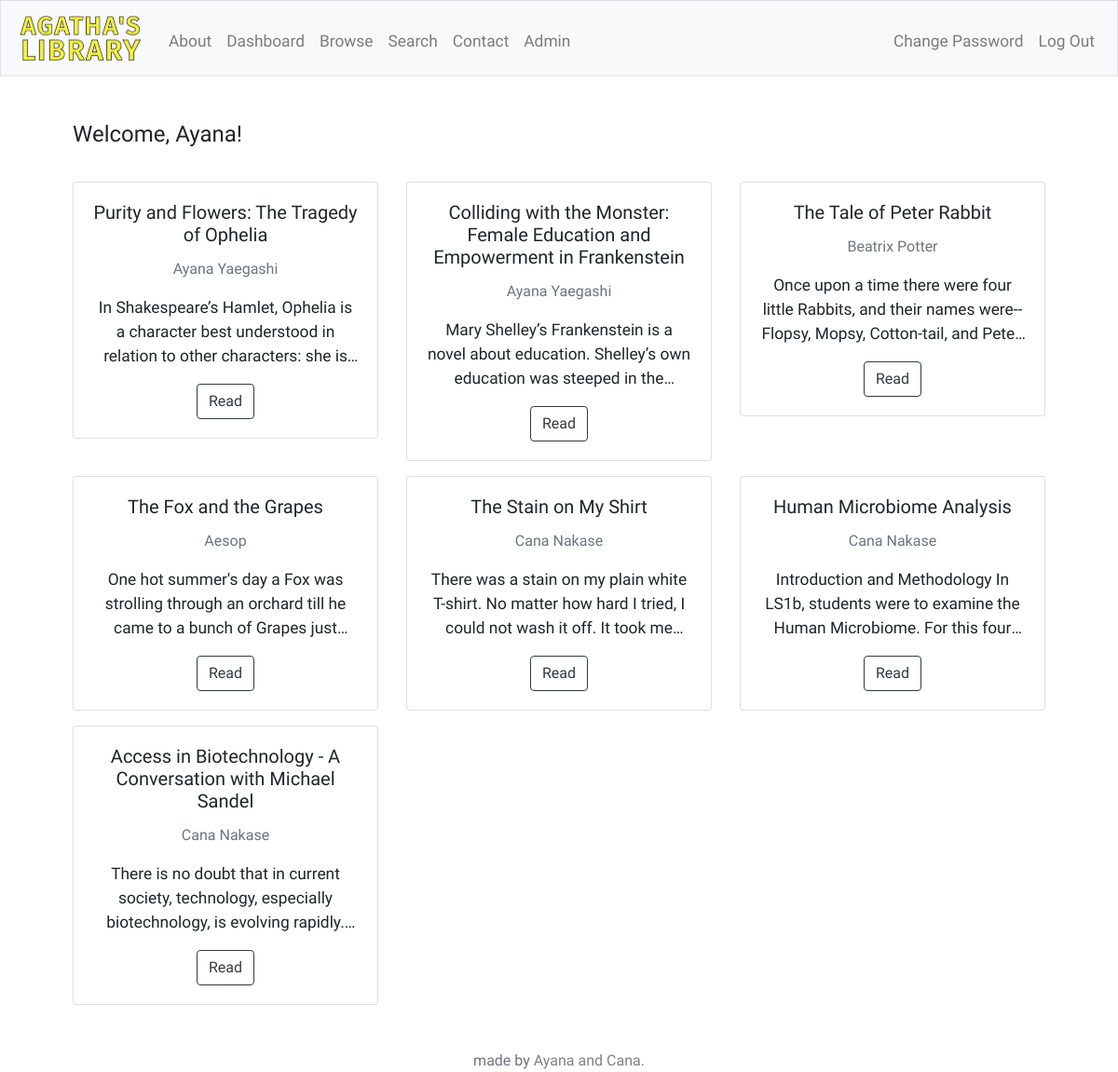
Screenshot of /browse (signed in) with the database file from the repository.
### tables this page shows
CREATE TABLE 'authors'('author_id' INTEGER PRIMARY KEY AUTOINCREMENT NOT NULL, 'name' TEXT, first_name[text], last_name[TEXT]);

CREATE TABLE 'stories' ('story_id' INTEGER PRIMARY KEY AUTOINCREMENT NOT NULL, 'title' TEXT, 'story' TEXT,'clicks' INTEGER, 'finished' INTEGER, 'author_id' INTEGER, FOREIGN KEY('author_id') REFERENCES 'authors'('author_id'));

### application.py (the view)
@app.route("/browse", methods=["GET", "POST"])
def browse():
    if request.method == "POST":
        story_id = request.form.get("story_id")
        story = db.execute("SELECT story_id, title, story, name FROM stories JOIN authors ON stories.author_id = authors.author_id WHERE story_id = :id", id=story_id)
        db.execute("UPDATE stories SET clicks=(clicks+1) WHERE story_id=:id", id=story_id)
        if session.get("user_id") is None:
            return render_template("display.html", story=story, story_id=story_id, exceptions=exceptions)
        else:
            rows = db.execute("SELECT * FROM favorites WHERE story_id=:story_id AND user_id=:user_id;", story_id=story_id, user_id=session["user_id"])
            if len(rows) != 0:
                liked = True
            else:
                liked = False
            return render_template("display.html", story=story, story_id=story_id, liked=liked, exceptions=exceptions)
    else:
        first_name = ""
        if not session.get("user_id") is None:
            first_name = session["first_name"]
        stories = db.execute("SELECT story_id, title, story, name FROM stories JOIN authors ON stories.author_id = authors.author_id ORDER BY clicks DESC;")
        story_num = len(stories)
        if (story_num < 3):
            rows = 1
        else:
            rows = int(story_num/3)
            if (story_num % 3 != 0):
                rows += 1
        return render_template("browse.html", stories=stories, rows=rows, length=story_num, first_name=first_name)

### application.py (called while the page is built)
@app.after_request
def after_request(response):
    response.headers["Cache-Control"] = "no-cache, no-store, must-revalidate"
    response.headers["Expires"] = 0
    response.headers["Pragma"] = "no-cache"
    return response

### templates/browse.html (shortened to what this page needs)
{% extends "layout.html" %}
{% block main %}
    {% if session.user_id %}
    <h4 class="left" style="margin-bottom: 20px">Welcome, {{ first_name }}!</h4>
    {% endif %}
    {% for row in range(rows) %}
    <div class="row" style="padding: 1em 0 0 0;">
        {% if length - row*3 >= 3 %}
        {% for i in range(3) %}
        <div class="col-sm-4">
            <div class="card">
                <div class="card-body">
                    <h5 class="card-title">{{ stories[i + row*3]["title"] }}</h5>
                    <p class="card-text"><small class="text-muted">{{ stories[i + row*3]["name"] }}</small></p>
                    <p class="preview">{{ stories[i + row*3]["story"] }}</p>
                    <form action="/browse" method="post">
                        <button class="btn btn-outline-dark" type="submit" name="story_id" value={{ stories[i + row*3]["story_id"] }}>Read</button>
                    </form>
                </div>
            </div>
        </div>
        {% endfor %}
        {% else %}
        {% for i in range(length - row*3) %}
        <div class="col-sm-4">
            <div class="card">
                <div class="card-body">
                    <h5 class="card-title">{{ stories[i + row*3]["title"] }}</h5>
                    <p class="card-text"><small class="text-muted">{{ stories[i + row*3]["name"] }}</small></p>
                    <p class="preview">{{ stories[i + row*3]["story"] }}</p>
                    <form action="/browse" method="post">
                        <button class="btn btn-outline-dark" type="submit" name="story_id" value={{ stories[i + row*3]["story_id"] }}>Read</button>
                    </form>
                </div>
            </div>
        </div>
        {% endfor %}
        {% endif %}
    </div>
    {% endfor %}
{% endblock %}

### static/styles.css (style rules this page uses)
.preview { overflow: hidden; display: -webkit-box; -webkit-line-clamp: 3; -webkit-box-orient: vertical; }
body { font-family: 'Amiri'; }
p { font-size: 13pt; }
.text-muted { font-size: 12pt; }
.left { text-align: left; }

### rows the page displays
authors: first_name "Ayana", name "Ayana Yaegashi" "Ayana Yaegashi"
stories: title "Purity and Flowers: The Tragedy of Ophelia", story "In Shakespeare’s Hamlet, Ophelia is a character best understood in relation to other characters: she…"
stories: title "Colliding with the Monster: Female Education and Empowerment in Frankenstein", story "Mary Shelley’s Frankenstein is a novel about education. Shelley’s own education was steeped in…"
stories: title "The Tale of Peter Rabbit", story "Once upon a time there were four little Rabbits, and their names were-- Flopsy, Mopsy, Cotton-tail, and…"
authors: name "Beatrix Potter"
stories: title "The Fox and the Grapes", story "One hot summer's day a Fox was strolling through an orchard till he came to a bunch of Grapes…"
authors: name "Aesop"
stories: title "The Stain on My Shirt", story "There was a stain on my plain white T-shirt. No matter how hard I tried, I could not wash it off. It took…"
authors: name "Cana Nakase" "Cana Nakase", name "Cana Nakase"
stories: title "Human Microbiome Analysis", story "Introduction and Methodology In LS1b, students were to examine the Human Microbiome. For this…"
stories: title "Access in Biotechnology - A Conversation with Michael Sandel", story "There is no doubt that in current society, technology, especially biotechnology, is evolving…"
